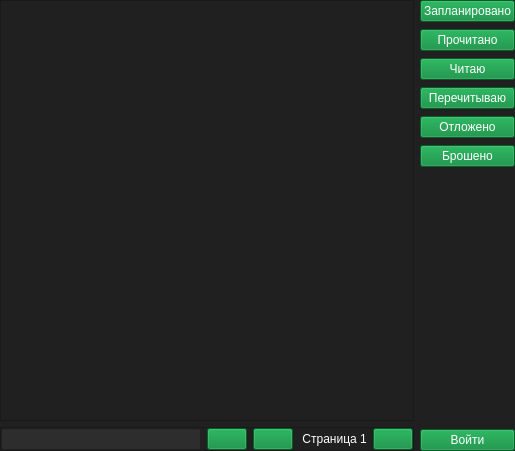
<?xml version="1.0" encoding="UTF-8"?>
<ui version="4.0">
 <class>Form</class>
 <widget class="QWidget" name="Form">
  <property name="geometry">
   <rect>
    <x>0</x>
    <y>0</y>
    <width>515</width>
    <height>451</height>
   </rect>
  </property>
  <property name="windowTitle">
   <string>Form</string>
  </property>
  <property name="styleSheet">
   <string notr="true">color: rgb(255, 255, 255);
background-color: rgb(32, 32, 32);</string>
  </property>
  <layout class="QHBoxLayout" name="horizontalLayout_2">
   <property name="leftMargin">
    <number>0</number>
   </property>
   <property name="topMargin">
    <number>0</number>
   </property>
   <property name="rightMargin">
    <number>0</number>
   </property>
   <property name="bottomMargin">
    <number>0</number>
   </property>
   <item>
    <layout class="QVBoxLayout" name="verticalLayout">
     <item>
      <widget class="QListWidget" name="list_manga"/>
     </item>
     <item>
      <widget class="QFrame" name="frame">
       <property name="frameShape">
        <enum>QFrame::StyledPanel</enum>
       </property>
       <property name="frameShadow">
        <enum>QFrame::Raised</enum>
       </property>
       <layout class="QHBoxLayout" name="horizontalLayout_4">
        <property name="leftMargin">
         <number>0</number>
        </property>
        <property name="topMargin">
         <number>0</number>
        </property>
        <property name="rightMargin">
         <number>0</number>
        </property>
        <property name="bottomMargin">
         <number>0</number>
        </property>
        <item>
         <layout class="QHBoxLayout" name="horizontalLayout_3">
          <item>
           <widget class="QLineEdit" name="line_search">
            <property name="styleSheet">
             <string notr="true">background-color: rgb(45, 45, 45);
color: rgb(255, 255, 255);</string>
            </property>
           </widget>
          </item>
          <item>
           <widget class="QPushButton" name="btn_search">
            <property name="styleSheet">
             <string notr="true">background-color: rgb(0, 133, 52);
color: rgb(255, 255, 255);</string>
            </property>
            <property name="text">
             <string/>
            </property>
           </widget>
          </item>
         </layout>
        </item>
        <item>
         <layout class="QHBoxLayout" name="horizontalLayout">
          <item>
           <widget class="QPushButton" name="prev_page">
            <property name="styleSheet">
             <string notr="true">background-color: rgb(0, 133, 52);
color: rgb(255, 255, 255);</string>
            </property>
            <property name="text">
             <string/>
            </property>
           </widget>
          </item>
          <item>
           <widget class="QLabel" name="label_page">
            <property name="text">
             <string> Страница 1</string>
            </property>
            <property name="textFormat">
             <enum>Qt::AutoText</enum>
            </property>
            <property name="alignment">
             <set>Qt::AlignCenter</set>
            </property>
           </widget>
          </item>
          <item>
           <widget class="QPushButton" name="next_page">
            <property name="styleSheet">
             <string notr="true">background-color: rgb(0, 133, 52);
color: rgb(255, 255, 255);</string>
            </property>
            <property name="text">
             <string/>
            </property>
           </widget>
          </item>
         </layout>
        </item>
       </layout>
      </widget>
     </item>
    </layout>
   </item>
   <item>
    <layout class="QVBoxLayout" name="verticalLayout_3">
     <item>
      <layout class="QVBoxLayout" name="verticalLayout_4">
       <property name="spacing">
        <number>7</number>
       </property>
       <item>
        <widget class="QPushButton" name="b_planned">
         <property name="styleSheet">
          <string notr="true">background-color: rgb(0, 133, 52);
color: rgb(255, 255, 255);</string>
         </property>
         <property name="text">
          <string>Запланировано</string>
         </property>
        </widget>
       </item>
       <item>
        <widget class="QPushButton" name="b_completed">
         <property name="styleSheet">
          <string notr="true">background-color: rgb(0, 133, 52);
color: rgb(255, 255, 255);</string>
         </property>
         <property name="text">
          <string>Прочитано</string>
         </property>
        </widget>
       </item>
       <item>
        <widget class="QPushButton" name="b_watching">
         <property name="styleSheet">
          <string notr="true">background-color: rgb(0, 133, 52);
color: rgb(255, 255, 255);</string>
         </property>
         <property name="text">
          <string>Читаю</string>
         </property>
        </widget>
       </item>
       <item>
        <widget class="QPushButton" name="b_rewatching">
         <property name="styleSheet">
          <string notr="true">background-color: rgb(0, 133, 52);
color: rgb(255, 255, 255);</string>
         </property>
         <property name="text">
          <string>Перечитываю</string>
         </property>
        </widget>
       </item>
       <item>
        <widget class="QPushButton" name="b_on_hold">
         <property name="styleSheet">
          <string notr="true">background-color: rgb(0, 133, 52);
color: rgb(255, 255, 255);</string>
         </property>
         <property name="text">
          <string>Отложено</string>
         </property>
        </widget>
       </item>
       <item>
        <widget class="QPushButton" name="b_dropped">
         <property name="styleSheet">
          <string notr="true">background-color: rgb(0, 133, 52);
color: rgb(255, 255, 255);</string>
         </property>
         <property name="text">
          <string>Брошено</string>
         </property>
        </widget>
       </item>
      </layout>
     </item>
     <item>
      <spacer name="verticalSpacer">
       <property name="orientation">
        <enum>Qt::Vertical</enum>
       </property>
       <property name="sizeHint" stdset="0">
        <size>
         <width>20</width>
         <height>40</height>
        </size>
       </property>
      </spacer>
     </item>
     <item>
      <widget class="QPushButton" name="btn_auth">
       <property name="styleSheet">
        <string notr="true">background-color: rgb(0, 133, 52);
color: rgb(255, 255, 255);</string>
       </property>
       <property name="text">
        <string>Войти</string>
       </property>
      </widget>
     </item>
    </layout>
   </item>
  </layout>
 </widget>
 <resources/>
 <connections/>
</ui>
